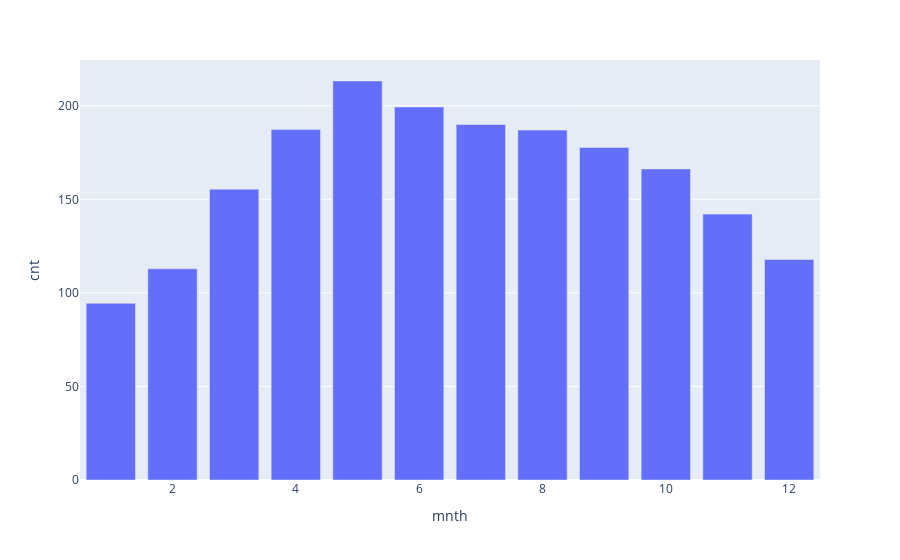

Here is the notebook cell this chart was saved with:
### Markdown cell above
### Comportamiento por mes

### Code cell
df_0_5 = df_0[['mnth', 'cnt']].groupby(['mnth']).mean().reset_index()
px.bar(df_0_5, x='mnth', y='cnt')

### Figure 1 — Plotly figure (JSON) as saved in the notebook; plotly's stock layout.template omitted (floating-point values rounded to 4 significant figures)
{"data": [{"alignmentgroup": "True", "hovertemplate": "mnth=%{x}<br>cnt=%{y}<extra></extra>", "legendgroup": "", "marker": {"color": "#636efa", "pattern": {"shape": ""}}, "name": "", "offsetgroup": "", "orientation": "v", "showlegend": false, "textposition": "auto", "type": "bar", "x": [1, 2, 3, 4, 5, 6, 7, 8, 9, 10, 11, 12], "xaxis": "x", "y": [94.42, 112.9, 155.4, 187.3, 213.2, 199.3, 190.0, 187.0, 177.7, 166.2, 142.1, 117.8], "yaxis": "y"}], "layout": {"barmode": "relative", "legend": {"tracegroupgap": 0}, "margin": {"t": 60}, "xaxis": {"anchor": "y", "domain": [0, 1], "title": {"text": "mnth"}}, "yaxis": {"anchor": "x", "domain": [0, 1], "title": {"text": "cnt"}}}}
